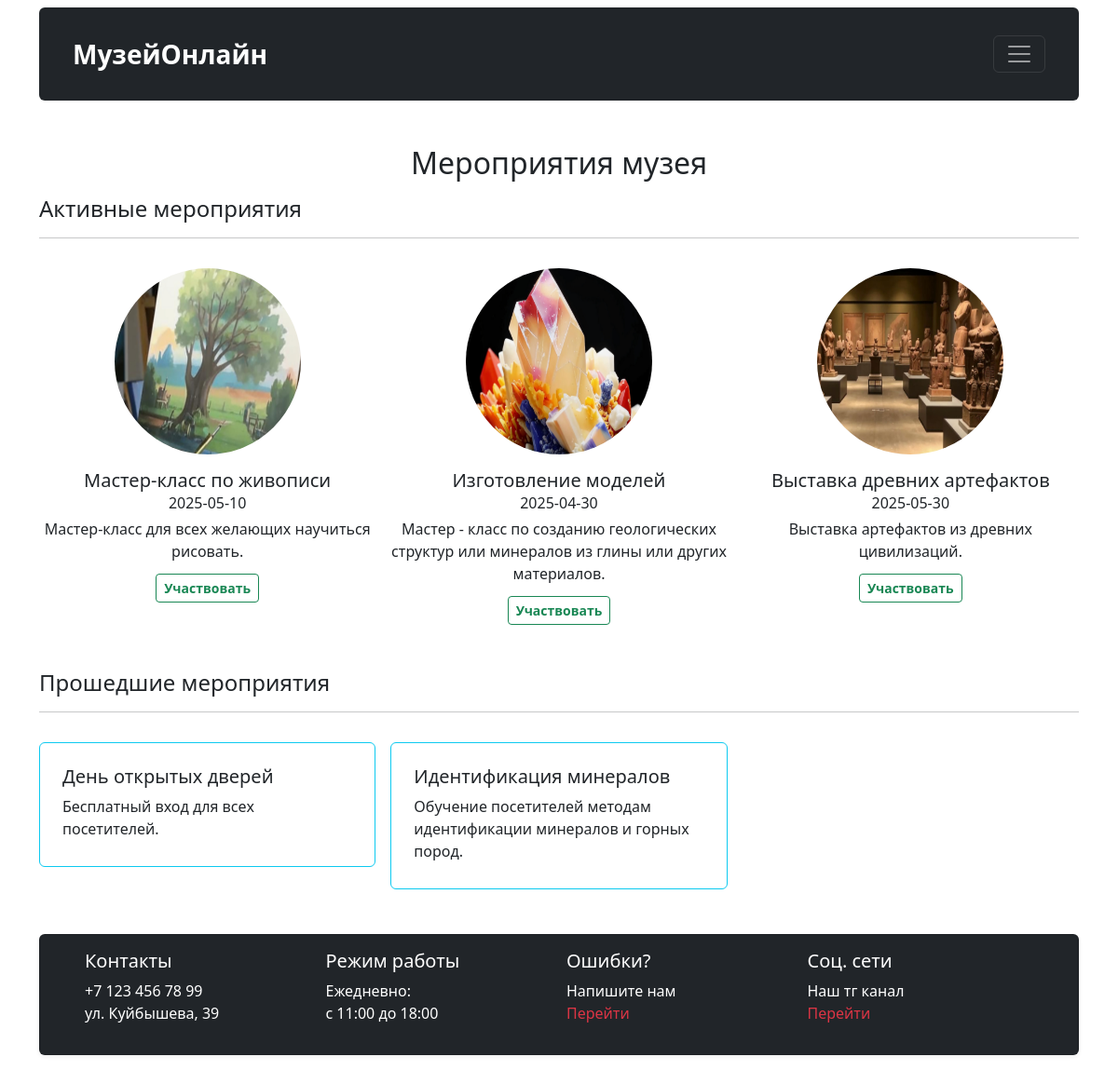
Page /page/events.php on the committed database.
### tables this page shows
CREATE TABLE `events` (
  `event_id` int NOT NULL,
  `name` varchar(250) NOT NULL,
  `date` date NOT NULL,
  `description` text NOT NULL,
  `status` varchar(50) NOT NULL,
  `img` varchar(255) NOT NULL
);

### function/function.php (the view, shortened to what this page needs)
<?php
	include "connect.php";
		function GetActivEvent(){
			global $connect;
			$sql= sprintf("SELECT `event_id`,`name`, `date`,`description`, `status`,`img` FROM `events`");
			if(!$result=$connect->query($sql)){
				echo "Ошибка получения данных";
			}
			$data="";
			while($row=$result->fetch_assoc()){
			if($row['status']=='Активен'){
					$data .=sprintf('<div class="colomn">
								<div class="card-body text-center">
										<img class="bd-placeholder-img rounded-circle mb-3" width="200" height="200" src="../img/events/'.htmlspecialchars($row['img']).'">
										<h5 class="card-title">%s</h5>
										<p class="mb-1">%s</p>
										<p class="mb-1">%s</p>
										<div class="d-flex justify-content-center">
											<a href="../controller/participate.php?id=%s" class="btn btn-sm btn-outline-success mt-2 fw-semibold">Участвовать</a>
										</div>
								</div>
							</div>',$row['name'], $row['date'], $row['description'],$row['event_id']);
						}
					}
			return $data;
		}
		function GetInactivEvent(){
			global $connect;
			$sql= sprintf("SELECT `name`,`description`,`status` FROM `events`");
			if(!$result=$connect->query($sql)){
				echo "Ошибка получения данных";
			}
			$data="";
			while($row=$result->fetch_assoc()){
			if($row['status']=='Скоро'){
					$data .=sprintf('<div class="col">
								<div class="card border-info p-2 g-3">
									<div class="card-body">
										<h5 class="card-title">%s</h5>
										<p class="mb-1">%s</p>
									</div>
								</div>
							</div>', $row['name'], $row['description']);
						}
					}
			return $data;
		}
?>

### assets/css/style.css (style rules this page uses)
.colomn { transition: .5s; }

### rows in the picture
events: img+name+date (picture), img+name+date "Мастер-класс по живописи 2025-05-10 Мастер-класс для всех желающих научиться рисовать. Участвовать"
events: img+name+date (picture), img+name+date "Изготовление моделей 2025-04-30 Мастер - класс по созданию геологических структур или минералов из глины или других материалов. Участвовать"
events: img+name+date (picture), img+name+date "Выставка древних артефактов 2025-05-30 Выставка артефактов из древних цивилизаций. Участвовать"
events: name "День открытых дверей", description "Бесплатный вход для всех посетителей."
events: name "Идентификация минералов", description "Обучение посетителей методам идентификации минералов и горных пород."
